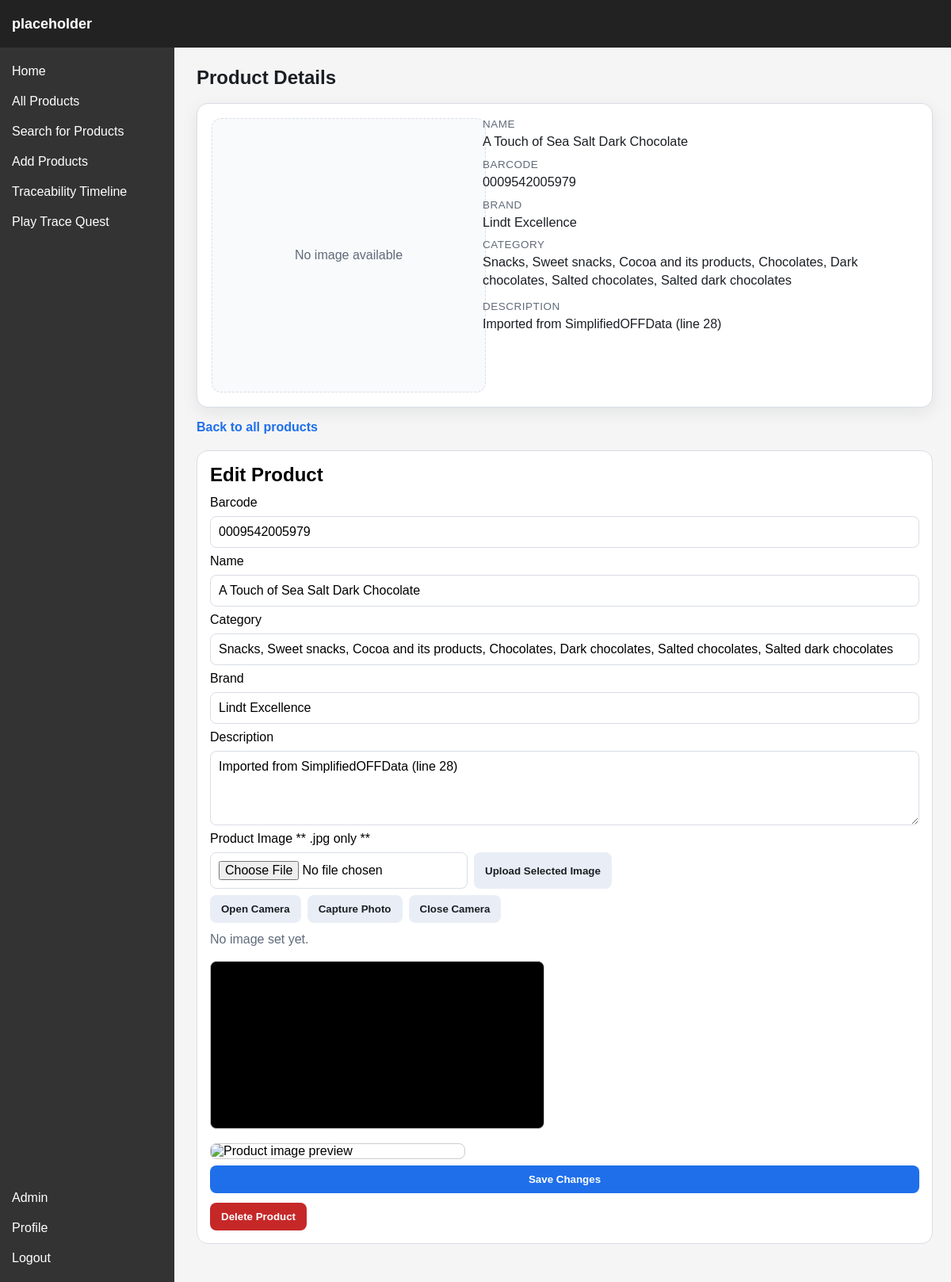
The page /product/0009542005979 (signed in) on the database its author committed.
### models.py (models this page shows, shortened)
class Product(db.Model):
    __tablename__ = "products"
    barcode = db.Column(db.String(32), primary_key=True)
    name = db.Column(db.String(128), nullable=False)
    category = db.Column(db.String(128), nullable=False)
    brand = db.Column(db.String(128), nullable=False)
    description = db.Column(db.String(512), nullable=False)
    image = db.Column(db.String(256), nullable=True)

### main.py (the view)
@app.route("/product/<barcode>", methods=["GET"])
@login_required
def product_detail(barcode):
    product = db.session.get(Product, barcode)
    if not product:
        return render_template("error.html", message="Product not found")
    return render_template("product_detail.html", barcode = product.barcode, name = product.name, category = product.category,
                            brand = product.brand, description = product.description, image = product.image)

### main.py (called while the page is built)
@login_manager.user_loader
def load_user(user_id):
    return db.session.get(User, int(user_id))

### models.py (called while the page is built)
    @property
    def is_verifier(self):
        return self.role == "verifier"

    @property
    def is_admin(self):
        return self.role == "admin"

### templates/product_detail.html (shortened to what this page needs)
{% extends "base.html" %}
{% block custom_css %}<link rel="stylesheet" href="{{ url_for('static', filename='css/product.css') }}">{% endblock %}
{% block content %}
<section class="product-page">
    <h1>Product Details</h1>
    <article class="product-card">
        <div class="product-image-wrapper">
            {% if image %}
                <img
                    id="product-image"
                    class="product-image"
                    src="{{ image }}"
                    alt="{{ name }} image"
                    loading="lazy">
            {% else %}
                <div id="product-image-fallback" class="product-image-fallback">No image available</div>
            {% endif %}
        </div>
        <div class="product-info">
            <p class="field">
                <span class="label">Name</span>
                <span class="value">{{ name }}</span>
            </p>
            <p class="field">
                <span class="label">Barcode</span>
                <span class="value">{{ barcode }}</span>
            </p>
            <p class="field">
                <span class="label">Brand</span>
                <span class="value">{{ brand }}</span>
            </p>
            <p class="field">
                <span class="label">Category</span>
                <span class="value">{{ category }}</span>
            </p>
            <div class="field description-field">
                <span class="label">Description</span>
                <p id="description" class="description collapsed">{{ description }}</p>
            </div>
        </div>
    </article>
    <div class="page-actions">
        <a class="action-link" href="{{ url_for('product') }}">Back to all products</a>
    </div>
    {% if current_user.is_authenticated and (current_user.is_verifier or current_user.is_admin) %}
    <section class="editor-panel">
        <h2>Edit Product</h2>
        <form class="editor-form" method="POST" action="{{ url_for('edit_product', barcode=barcode) }}">
            <label for="edit-barcode">Barcode</label>
            <input id="edit-barcode" name="barcode" value="{{ barcode }}" required>
            <label for="edit-name">Name</label>
            <input id="edit-name" name="name" value="{{ name }}" required>
            <label for="edit-category">Category</label>
            <input id="edit-category" name="category" value="{{ category }}" required>
            <label for="edit-brand">Brand</label>
            <input id="edit-brand" name="brand" value="{{ brand }}" required>
            <label for="edit-description">Description</label>
            <textarea id="edit-description" name="description" rows="4" required>{{ description }}</textarea>
            <label>Product Image ** .jpg only **</label>
            <div class="image-edit-tools">
                <input id="edit-image-file" type="file" accept="image/*">
                <button id="upload-image-file" type="button" class="secondary-button">Upload Selected Image</button>
            </div>
            <div class="image-edit-tools">
                <button id="start-edit-photo-camera" type="button" class="secondary-button">Open Camera</button>
                <button id="capture-edit-photo" type="button" class="secondary-button">Capture Photo</button>
                <button id="stop-edit-photo-camera" type="button" class="secondary-button">Close Camera</button>
            </div>
            <p id="edit-image-status" class="image-status">
                {% if image %}Current image is set.{% else %}No image set yet.{% endif %}
            </p>
            <div class="scanner">
                <video id="edit-photo-preview" autoplay muted playsinline></video>
            </div>
            <img id="edit-captured-image" class="captured-image" src="{{ image or '' }}" alt="Product image preview" {% if not image %}hidden{% endif %}>
            <button type="submit" class="primary-button">Save Changes</button>
        </form>
        <form method="POST" action="{{ url_for('delete_product', barcode=barcode) }}" onsubmit="return confirm('Delete this product? This cannot be undone.');">
            <button type="submit" class="danger-button">Delete Product</button>
        </form>
    </section>
    {% endif %}
</section>
{% endblock %}

### templates/base.html (shortened to what this page needs)
<!DOCTYPE html>
<html lang="en">
<head>
    <link rel="stylesheet" href="{{ url_for('static', filename='css/base.css') }}">
    {% block custom_css %}{% endblock %}
</head>
<body>
    <div class="container">
        <div class="header">
            <div class="logo">
                <a href="{{ url_for('home') }}">placeholder</a>
            </div>
        </div>
        <div class="sidebar">
            <div class="sidebar-top">
                <a href="{{ url_for('home') }}">Home</a>
                <a href="{{ url_for('product') }}">All Products</a>
                <a href="{{ url_for('scan') }}">Search for Products</a>
                {% if current_user.is_authenticated %}
                    {% if current_user.is_verifier or current_user.is_admin %}
                        <a href="{{ url_for('add') }}">Add Products</a>
                    {% endif %}
                {% endif %}
                <a href="{{ url_for('timeline')}}">Traceability Timeline</a>
                <a href="{{ url_for('tracequest') }}">Play Trace Quest</a>
            </div>
            <div class="sidebar-middle"></div>
            <div class="sidebar-bottom">
                {% if current_user.is_authenticated %}
                    {% if current_user.is_admin or current_user.is_verifier %}
                        <a href="{{ url_for('admin') }}">Admin</a>
                    {% endif %}
                    <a href="{{ url_for('profile') }}">Profile</a>
                    <a href="{{ url_for('logout') }}">Logout</a>
                {% else %}
                    <a href="{{ url_for('login') }}">Login</a>
                {% endif %}
            </div>
        </div>
        <div class="content">
            {% block content %}{% endblock %}
        </div>
    </div>
</body>
</html>

### static/css/base.css (style rules this page uses)
body { margin: 0; font-family: Arial, sans-serif; height: 100vh; }
.container { display: grid; grid-template-columns: 220px 1fr; grid-template-rows: 60px minmax(0, 1fr); height: 100vh; }
.header { grid-column: 1 / 3; display: flex; align-items: center; background-color: #222; color: white; padding: 0 15px; }
.logo { margin-right: 20px; }
.logo a { color: white; text-decoration: none; font-weight: bold; font-size: 18px; }
.sidebar { background-color: #333; color: white; padding: 15px; display: flex; flex-direction: column; }
.sidebar-top { display: flex; flex-direction: column; gap: 8px; }
.sidebar-middle { flex-grow: 1; }
.sidebar-bottom { display: flex; flex-direction: column; gap: 8px; }
.sidebar a { display: block; color: white; text-decoration: none; padding: 6px 0; }
.content { padding-left: 20px; padding-right: 15px; overflow-y: auto; background-color: #f5f5f5; }

### static/css/product.css (style rules this page uses)
:root { --card-bg: #ffffff; --border-color: #d9dde5; --text-main: #1b1f24; --text-muted: #5f6b7a; --accent: #1f6feb; --accent-hover: #195bcc; }
.product-page { max-width: 980px; margin: 24px auto; padding: 0 8px 24px; }
.product-page h1 { color: var(--text-main); margin-bottom: 18px; }
.product-card { display: grid; grid-template-columns: minmax(220px, 320px) 1fr; gap: 22px; background: var(--card-bg); border: 1px solid var(--border-color); border-radius: 14px; padding: 18px; box-shadow: 0 6px 20px rgba(16, 24, 40, 0.08); }
.product-image-wrapper { width: 100%; }
.product-image-fallback { display: grid; place-items: center; width: 100%; aspect-ratio: 1 / 1; border-radius: 12px; border: 1px dashed var(--border-color); color: var(--text-muted); background: #f8fafc; text-align: center; padding: 12px; }
.product-info { display: flex; flex-direction: column; gap: 10px; }
.field { margin: 0; display: flex; flex-direction: column; gap: 3px; }
.label { color: var(--text-muted); font-size: 0.84rem; letter-spacing: 0.04em; text-transform: uppercase; }
.value { color: var(--text-main); font-size: 1.02rem; line-height: 1.4; word-break: break-word; }
.description-field { margin-top: 4px; }
.description { margin: 0; color: var(--text-main); line-height: 1.55; white-space: pre-line; }
.page-actions { margin-top: 16px; }
.action-link { color: var(--accent); text-decoration: none; font-weight: 600; }
.editor-panel { margin-top: 20px; background: #ffffff; border: 1px solid var(--border-color); border-radius: 14px; padding: 16px; }
.editor-panel h2 { margin-top: 0; margin-bottom: 12px; }
.editor-form { display: grid; gap: 8px; margin-bottom: 12px; }
.editor-form input, .editor-form textarea { border: 1px solid var(--border-color); border-radius: 8px; padding: 10px; font: inherit; }
.image-edit-tools { display: flex; flex-wrap: wrap; gap: 8px; }
.image-status { margin: 4px 0 0; color: var(--text-muted); }
.primary-button, .danger-button, .secondary-button { border: 0; border-radius: 8px; padding: 10px 14px; font-weight: 600; cursor: pointer; }
.primary-button { background: var(--accent); color: #ffffff; }
.secondary-button { background: #e9eef6; color: #1b1f24; }
.danger-button { background: #c62828; color: #ffffff; }
.scanner { position: relative; margin-top: 10px; width: 100%; max-width: 420px; }
.scanner video { display: block; width: 100%; border: 1px solid #ccc; border-radius: 8px; background: #000; }
.captured-image { margin-top: 10px; width: 100%; max-width: 320px; border: 1px solid #ccc; border-radius: 8px; display: block; }

### rows shown on the page
Product: name "A Touch of Sea Salt Dark Chocolate", barcode "0009542005979", brand "Lindt Excellence", category "Snacks, Sweet snacks, Cocoa and its products, Chocolates, Dark chocolates, Salted chocolates, Salted dark chocolates", description "Imported from SimplifiedOFFData (line 28)"
